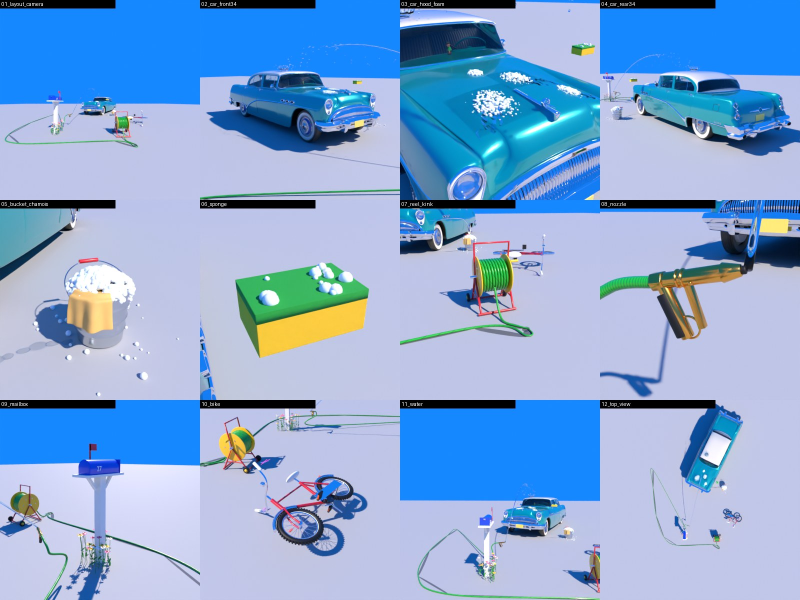
#> input picture episodes/_style_test/props/PROPS_SHEET.jpg, 1600 x 1200 px (shown at 1/2 size)
$ python -i dof.py   (imports and definitions only)
#> lines starting #> are read from the running program, lines starting #| are printed output that depends on the picture
"""Depth-of-field re-measure over references/frames/ (re-measure 2026-11-05; depth.md section 1).

Same edge-spread method as tools/measure/blur_fit.py (a + b*Phi((t-t0)/sigma) on 25-px profiles
across strong edges, kept when relative RMS <= 0.07, sigmas in 720p px, per 40 px tile the 30th
percentile), vectorised so every frame can be measured. Per frame:
  sharp baseline (p10 of all edge sigmas), tile30 median, share of tiles > 1.2,
  "above-head" median = tiles above the topmost detected head (data/heads.json) when one exists,
  "upper band" median = tiles in rows 3-35 % of height (background proxy for frames with no head).
DOF "on" for a frame = above-head (else upper-band) median > 1.2 (depth.md 1.2 threshold).
The hand shot-type labels (CU/MS/FS/WS) are lost and are NOT re-created here.
Writes data/dof.json. Usage: python dof.py [--every N] [--validate]
"""
import sys, os, glob, json, numpy as np
from math import erf
from multiprocessing import Pool
from PIL import Image
from scipy import ndimage

HERE = os.path.dirname(os.path.abspath(__file__))
FR = os.path.join(HERE, "..", "..", "frames")
CAP = (0.635, 0.755)
SIG = np.exp(np.linspace(np.log(0.25), np.log(16), 28))
HALF = 12
t = np.arange(-HALF, HALF + 1, 1.0)
TPL = np.array([[0.5 * (1 + erf(x / (s * np.sqrt(2)))) for x in t] for s in SIG])   # (28, 25)


def fit_many(P):
    """P (n, 25) -> sigma (n,) or nan, closed-form LS of a + b*T for every template."""
    rng = P.max(1) - P.min(1)
    Tm = TPL.mean(1); Tc = TPL - Tm[:, None]                       # (28,25)
    Pm = P.mean(1); Pc = P - Pm[:, None]                           # (n,25)
    b = (Pc @ Tc.T) / (Tc ** 2).sum(1)[None, :]                   # (n,28)
    # residual^2 = |Pc|^2 - b^2 |Tc|^2
    r2 = (Pc ** 2).sum(1)[:, None] - b ** 2 * (Tc ** 2).sum(1)[None, :]
    rel = np.sqrt(np.clip(r2, 0, None) / P.shape[1]) / (rng[:, None] + 1e-9)
    k = rel.argmin(1); best = rel[np.arange(len(P)), k]
    s = SIG[k].copy(); s[(best > 0.07) | (rng < 0.08) | (b[np.arange(len(P)), k] <= 0)] = np.nan
    return s


SCALES = (1,)   # multi-scale (1,2,4) was tried and FAILED validation: coarse scales read smooth shading
                # ramps as blurred edges (a sharp frame read sigma 4.67). Single scale is validated but
                # under-samples soft backgrounds (few edges pass the gradient threshold), so DOF share is a LOWER bound.


def measure(Y, keep_rows):
    """Multi-scale (1, 2, 4) like depth.md 1.1, so soft backgrounds still yield edges; sigmas x scale."""
    out = [[], [], []]
    for sc in SCALES:
        Ys = Y if sc == 1 else Y[: Y.shape[0] // sc * sc, : Y.shape[1] // sc * sc].reshape(Y.shape[0] // sc, sc, Y.shape[1] // sc, sc).mean((1, 3))
        kr = keep_rows[: Ys.shape[0] * sc : sc]
        ys, xs, s = measure1(Ys, kr)
        keepb = (s >= 0) if sc == 1 else (s >= 1.5)   # coarse scales only add edges genuinely soft at that scale (above the downsample floor)
        out[0].append(ys[keepb] * sc); out[1].append(xs[keepb] * sc); out[2].append(s[keepb] * sc)
    return tuple(np.concatenate(o) for o in out)


def measure1(Y, keep_rows):
    H, W = Y.shape
    gx = ndimage.sobel(Y, 1); gy = ndimage.sobel(Y, 0); g = np.hypot(gx, gy)
    thr = max(0.25, np.percentile(g, 98))
    m = (g > thr) & keep_rows[:, None]
    m[:HALF] = m[-HALF:] = False; m[:, :HALF] = m[:, -HALF:] = False
    ys, xs = np.where(m)
    if len(ys) > 6000:
        idx = np.random.default_rng(0).choice(len(ys), 6000, replace=False); ys, xs = ys[idx], xs[idx]
    ang = np.arctan2(gy[ys, xs], gx[ys, xs])
    xi = np.clip((xs[:, None] + np.cos(ang)[:, None] * t[None]).astype(int), 0, W - 1)
    yi = np.clip((ys[:, None] + np.sin(ang)[:, None] * t[None]).astype(int), 0, H - 1)
    P = Y[yi, xi]
    flip = P[:, -1] < P[:, 0]; P[flip] = P[flip, ::-1]
    s = fit_many(P)
    ok = ~np.isnan(s)
    return ys[ok], xs[ok], s[ok]


def tiles30(ys, xs, s, sel=None):
    d = {}
    for y, x, v in zip(ys, xs, s):
        if sel is not None and not sel(y, x): continue
        d.setdefault((y // 40, x // 40), []).append(v)
    return np.array([np.percentile(v, 30) for v in d.values() if len(v) >= 3])


HEADS = {}


def one(p):
    im = Image.open(p).convert("L")
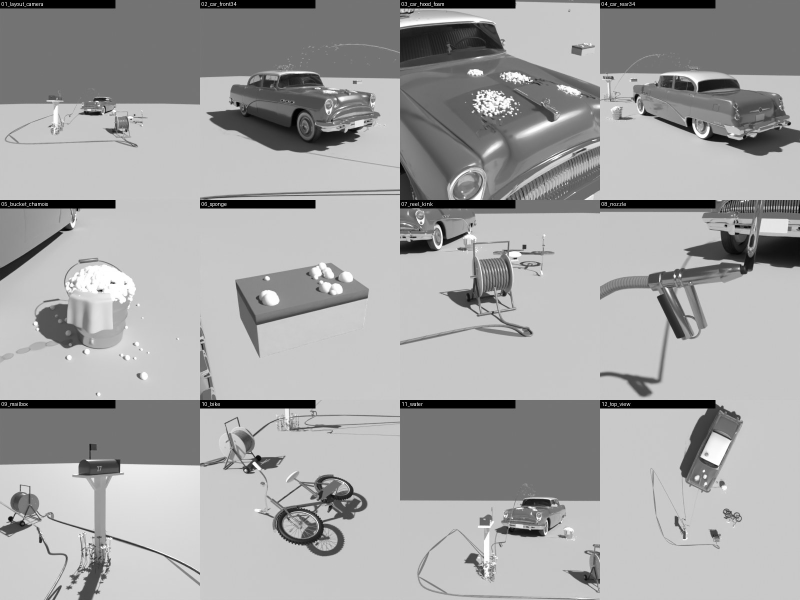
#> im: PIL image 1600x1200 L (shown at 1/2 size); min 0, max 255, mean 163.6
    if im.width != 720: im = im.resize((720, 1280), Image.LANCZOS)
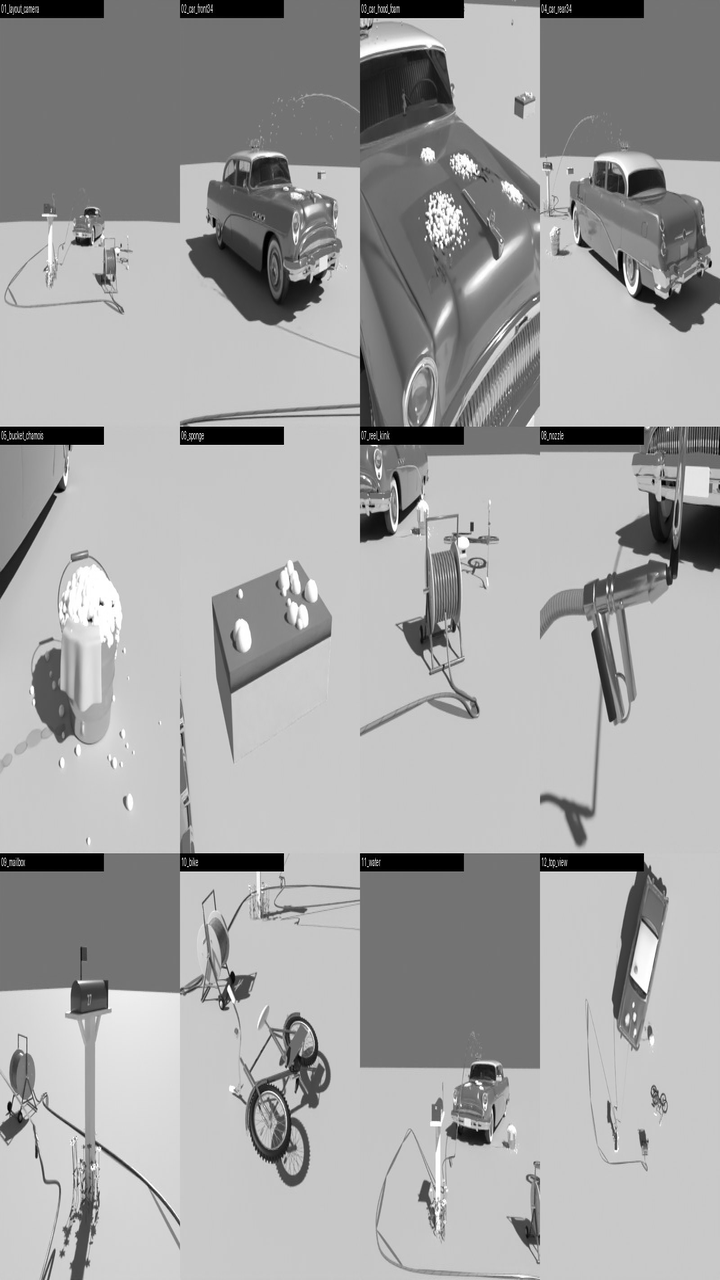
#> im: PIL image 720x1280 L; min 0, max 255, mean 163.6
    Y = np.asarray(im, np.float32) / 255
    keep = np.ones(1280, bool); keep[int(CAP[0] * 1280):int(CAP[1] * 1280)] = False
    ys, xs, s = measure(Y, keep)
#> the loop in measure, `for sc in SCALES:` made 1 pass
#> thr in measure1 on pass 1: 1.55
#> pass 1, in measure1, `gy = ndimage.sobel(Y, 0)`:
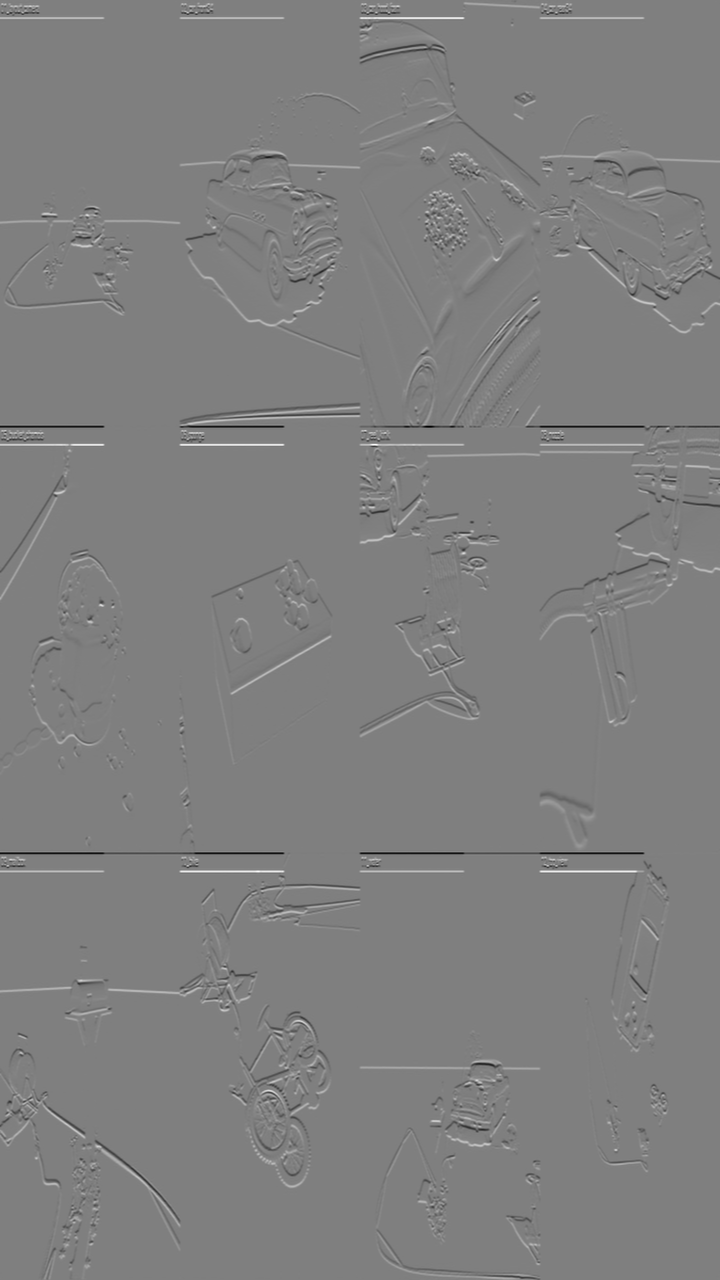
#> gy: shape (1280, 720) float32; min -4, max 4, mean 0.00361; drawn with min black and max white
#> pass 1, in measure1, `g = np.hypot(gx, gy)`:
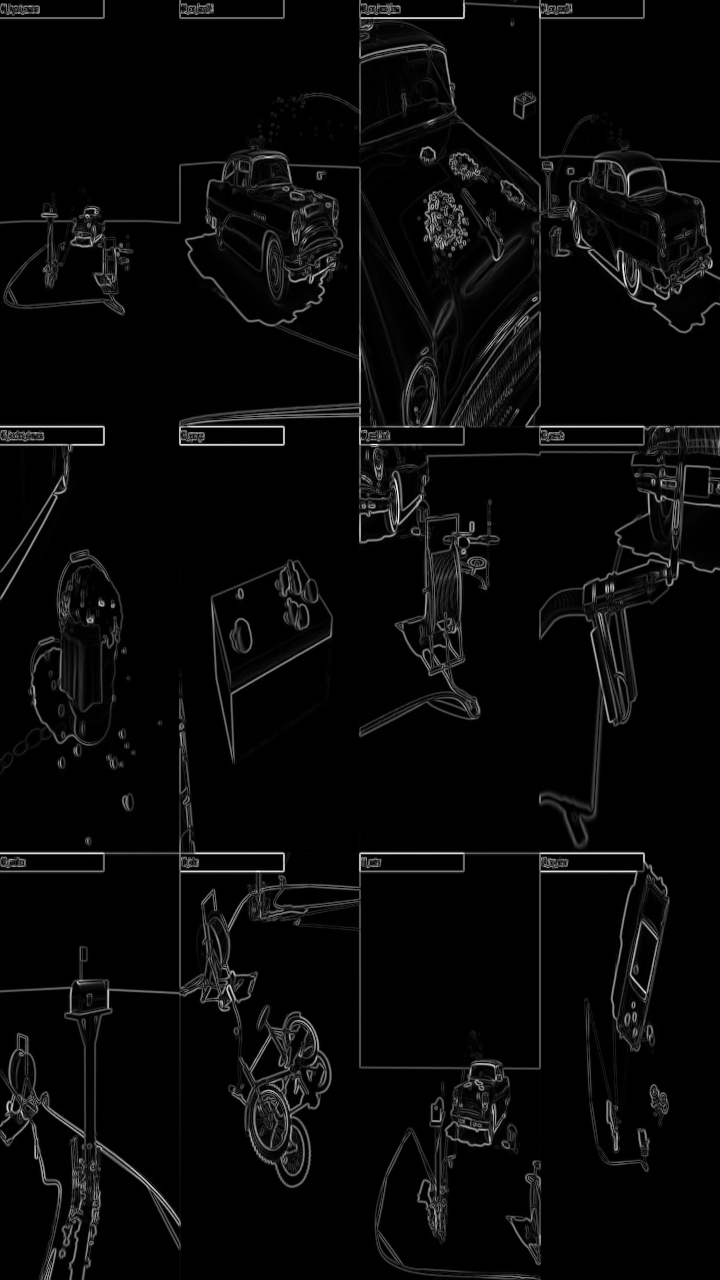
#> g: shape (1280, 720) float32; min 0, max 4, mean 0.138; drawn with min black and max white
#> pass 1, in measure1, `m = (g > thr) & keep_rows[:, None]`:
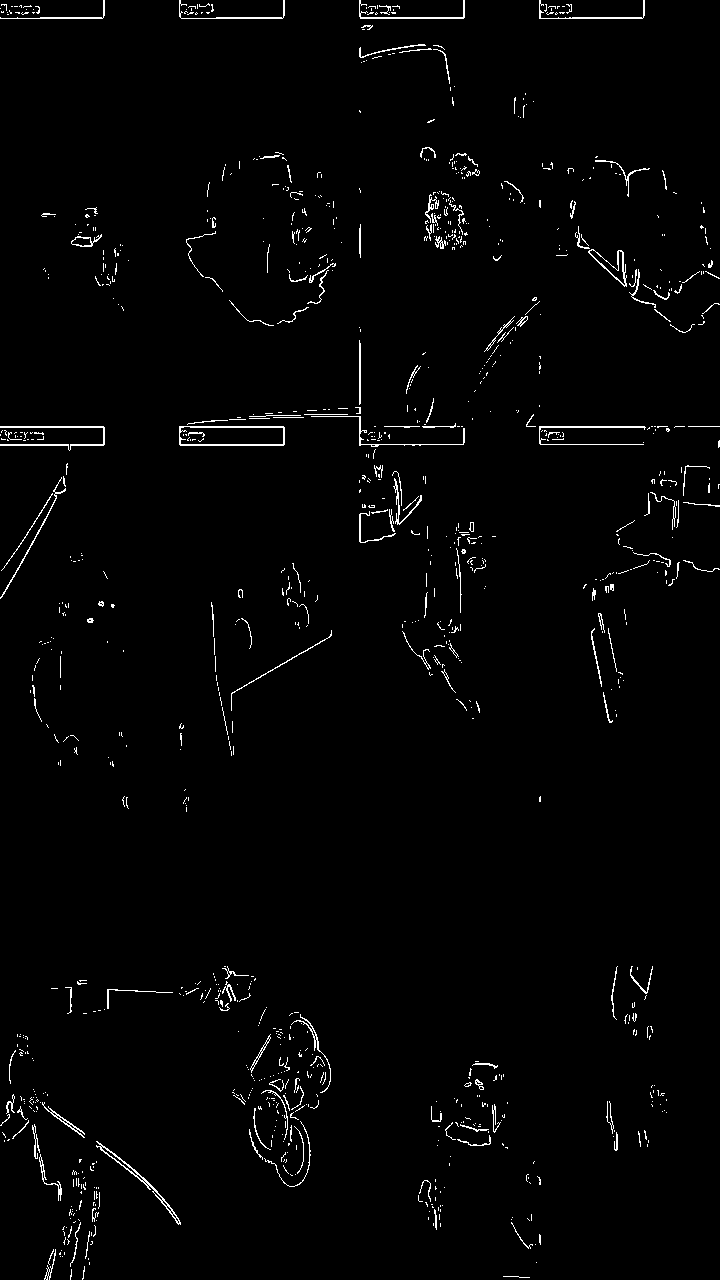
#> m: shape (1280, 720) bool; 1.7% white in thin lines or dots
#> ys = 341 values, max 1264 at index 122, min 49 at index 130, mean 550.3; xs = 341 values, max 707 at index 228, min 14 at index 184, mean 367.6; s = 341 values, max 2.16 at index 102, min 0.25 at index 7, mean 0.954
    if len(s) < 30: return {"f": p, "edges": int(len(s))}
    key = os.path.basename(os.path.dirname(p)) + "/" + os.path.basename(p)
    t_all = tiles30(ys, xs, s)
#> the loop in tiles30, `for y, x, v in zip(ys, xs, s):` made 341 passes
#> (y, x, v) on passes 1 to 3: (287, 648, 0.857), (735, 71, 1.36), (324, 699, 1)
#> after the loop in tiles30, `for y, x, v in zip(ys, xs, s):`: d = 80 items
#> t_all = 48 values, max 1.36 at index 4, min 0.25 at index 6, mean 0.87
    up = tiles30(ys, xs, s, lambda y, x: 0.03 * 1280 <= y <= 0.35 * 1280)
#> the loop in tiles30 (call 2), `for y, x, v in zip(ys, xs, s):` made 341 passes
#> up = 25 values, max 1.36 at index 7, min 0.25 at index 3, mean 0.807
    head_top = HEADS.get(key)
    ah = tiles30(ys, xs, s, lambda y, x: y < head_top) if head_top else np.array([])
#> ah = empty array
    bg = ah if len(ah) >= 3 else up
#> bg has the same summary as up
    return {"ep": os.path.basename(os.path.dirname(p)), "f": os.path.basename(p), "edges": int(len(s)),
            "sharp_p10": round(float(np.percentile(s, 10)), 3),
            "tile30_median": round(float(np.median(t_all)), 3) if len(t_all) else None,
            "tiles_blurred_pct": round(100 * float((t_all > 1.2).mean()), 1) if len(t_all) else None,
            "above_head_median": round(float(np.median(ah)), 3) if len(ah) >= 3 else None,
            "upper_band_median": round(float(np.median(up)), 3) if len(up) >= 3 else None,
            "bg_used": "above_head" if len(ah) >= 3 else "upper_band",
            "dof_on": bool(len(bg) >= 3 and np.median(bg) > 1.2)}


def init(h):
    HEADS.update(h)


def validate():
    p = sorted(glob.glob(os.path.join(FR, "Why the Second*", "frame_010.png")))[0]
    im = Image.open(p).convert("L").resize((720, 1280), Image.LANCZOS)
    Y0 = np.asarray(im, np.float32) / 255
    keep = np.ones(1280, bool)
    out = {}
    base = np.median(measure(Y0, keep)[2])
    for sg in (0, 1.5, 3.0, 6.0):
        Y = ndimage.gaussian_filter(Y0, sg) if sg else Y0
        ys, xs, s = measure(Y, keep)
        out[str(sg)] = {"median_edge_sigma": round(float(np.median(s)), 2),
                        "expected_sqrt(base^2+true^2)": round(float(np.hypot(base, sg)), 2)}
        print(sg, out[str(sg)])
    for sg in (2.0, 4.0):
        Y = Y0.copy(); Y[:450] = ndimage.gaussian_filter(Y0, sg)[:450]
        ys, xs, s = measure(Y, keep)
        up = tiles30(ys, xs, s, lambda y, x: 0.03 * 1280 <= y <= 0.35 * 1280)
        lo = tiles30(ys, xs, s, lambda y, x: y > 500)
        out["top blurred " + str(sg)] = {"upper_band_median": round(float(np.median(up)), 2), "sharp_part_median": round(float(np.median(lo)), 2)}
        print("top blurred", sg, out["top blurred " + str(sg)])
    json.dump(out, open(os.path.join(HERE, "..", "data", "dof_validate.json"), "w"), indent=1)


# [13 lines not run here, left out]

>>> result = one('../../../episodes/_style_test/props/PROPS_SHEET.jpg')
#> result = 10 items
